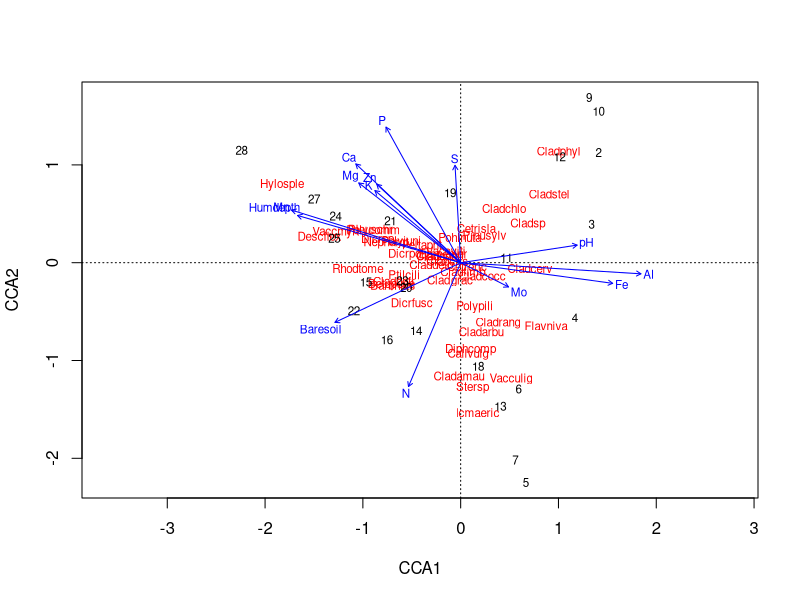
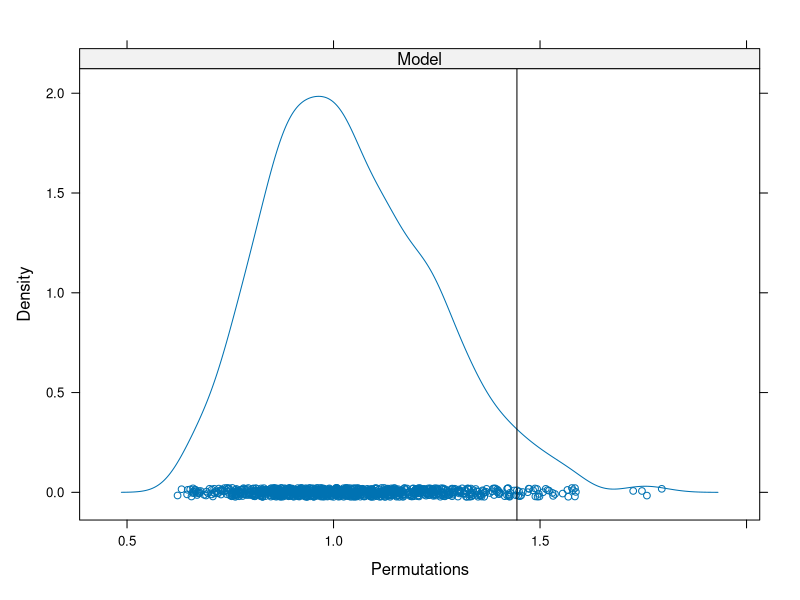
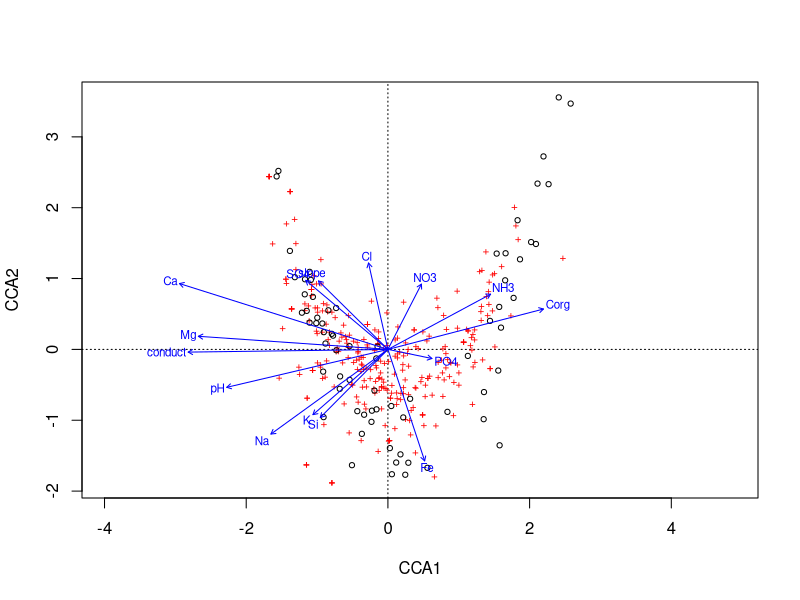
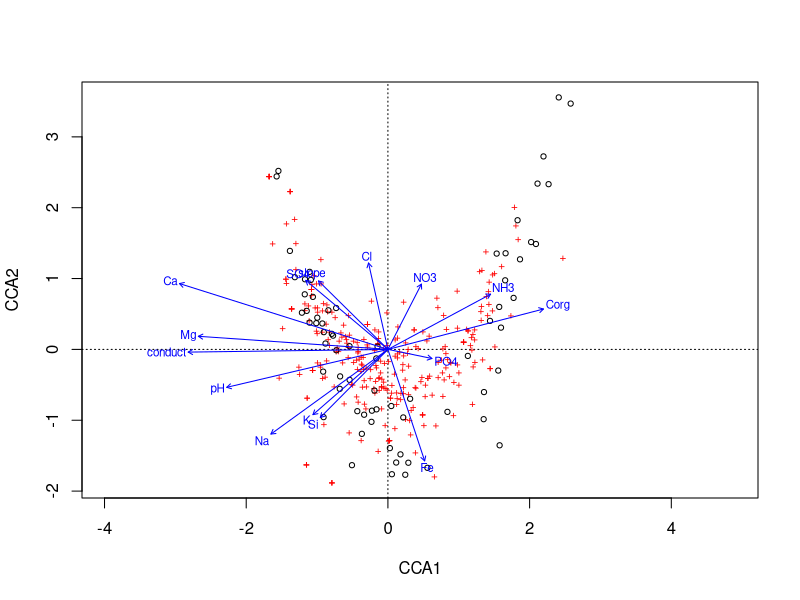
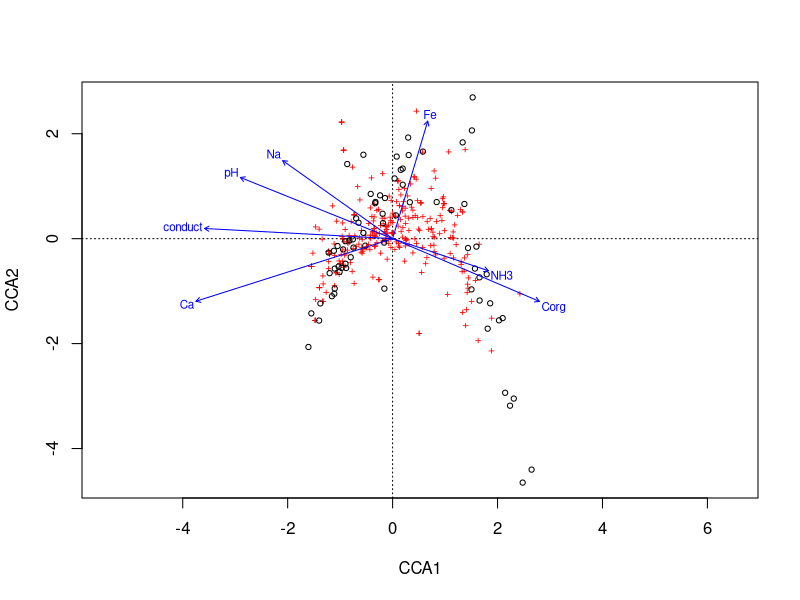
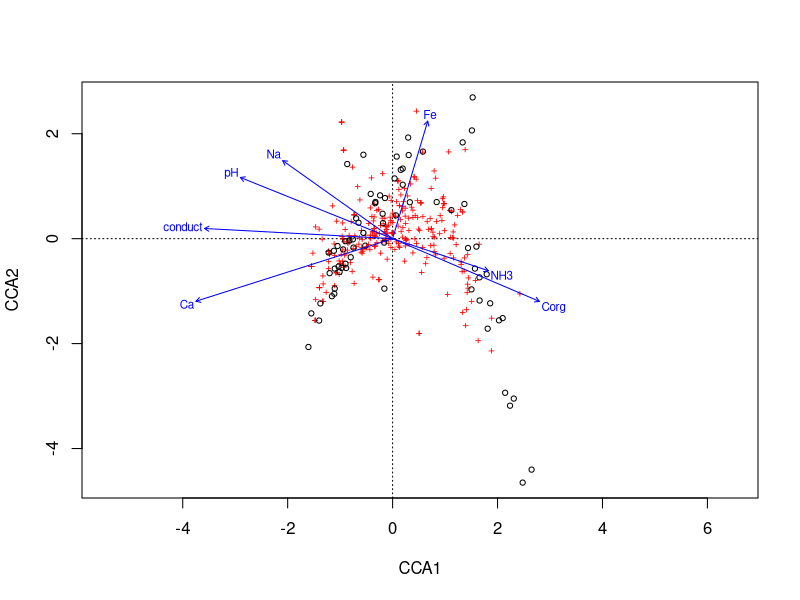
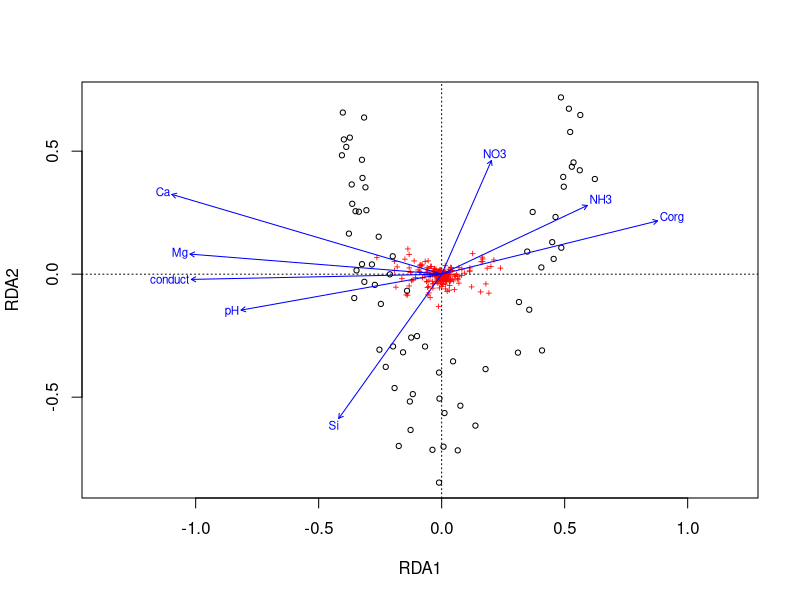
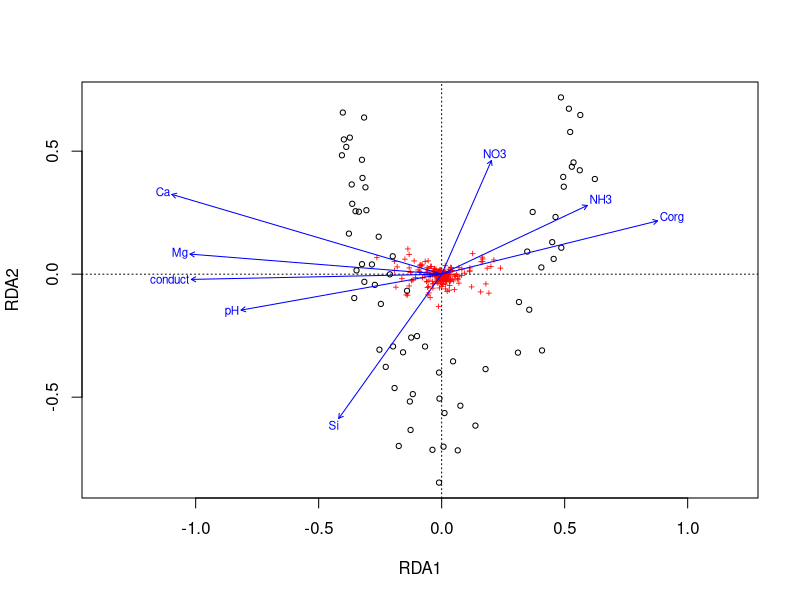

These figures' R source, in order: (Note: this script raises an error after producing the figures.)
## ----setup-options, echo = FALSE, results = "hide", message = FALSE-----------
options(htmltools.dir.version = FALSE)
knitr::opts_chunk$set(cache = TRUE, dev = 'svg', echo = TRUE, message = FALSE, warning = FALSE,
                      fig.height=6, fig.width = 1.777777*6)
library("vegan")
library("ggplot2")
data(varespec)
data(varechem)

## plot defaults
theme_set(theme_minimal(base_size = 16, base_family = 'Fira Sans'))


## ----cca-model----------------------------------------------------------------
cca1 <- cca(varespec ~ ., data = varechem)
cca1


## ----rda-model----------------------------------------------------------------
rda1 <- rda(varespec ~ ., data = varechem)
rda1


## ----eigenvals----------------------------------------------------------------
eigenvals(cca1)


## ----your-turn-fit-cca-1------------------------------------------------------
library("vegan")
data(varechem, varespec)


## ----your-turn-fit-cca-2------------------------------------------------------
mycca1 <- cca(varespec ~ N + P + K, data = varechem)
mycca1


## ----your-turn-fit-cca-3------------------------------------------------------
ev <- eigenvals(mycca1, model = "constrained")
head(ev)
length(ev)


## ----scores-------------------------------------------------------------------
str(scores(cca1, choices = 1:4, display = c("species","sites")), max = 1)
head(scores(cca1, choices = 1:2, display = "sites"))


## ----scaling-example, results = "hide"----------------------------------------
scores(cca1, choices = 1:2, display = "species", scaling = 3)


## ----your-turn-cca-4----------------------------------------------------------
scrs <- scores(mycca1, display = "sites", choices = c(2,3),
               scaling = "sites", hill = TRUE)
head(scrs)


## ----partial-ordination-1-----------------------------------------------------
pcca <- cca(X = varespec,
            Y = varechem[, "Ca", drop = FALSE],
            Z = varechem[, "pH", drop = FALSE])


## ----partial-ordination-2-----------------------------------------------------
pcca <- cca(varespec ~ Ca + Condition(pH), data = varechem) ## easier!


## ----partial-ordination-3-----------------------------------------------------
pcca <- cca(varespec ~ Ca + Condition(pH), data = varechem) ## easier!
pcca


## ----triplot-1, fig.height = 6, fig.width = 6---------------------------------
plot(cca1)


## ----cca-model-build1---------------------------------------------------------
vare.cca <- cca(varespec ~ Al + P*(K + Baresoil), data = varechem)
vare.cca


## ----vif-cca1-----------------------------------------------------------------
vif.cca(cca1)


## ----stepwise-1---------------------------------------------------------------
upr <- cca(varespec ~ ., data = varechem)
lwr <- cca(varespec ~ 1, data = varechem)
set.seed(1)
mods <- ordistep(lwr, scope = formula(upr), trace = 0)


## ----stepwise-cca-------------------------------------------------------------
mods


## ----stepwise-anova-----------------------------------------------------------
mods$anova


## ----stepwise-reverse, results = "hide"---------------------------------------
mods2 <- step(upr, scope = list(lower = formula(lwr), upper = formula(upr)), trace = 0,
              test = "perm")
mods2


## ----stepwise-reverse---------------------------------------------------------
mods2 <- step(upr, scope = list(lower = formula(lwr), upper = formula(upr)), trace = 0,
              test = "perm")
mods2


## ----rsq-cca1-----------------------------------------------------------------
RsquareAdj(cca1)


## ----stopping-rules-----------------------------------------------------------
ordiR2step(lwr, upr, trace = FALSE)


## ----permustats-1, results = "hide"-------------------------------------------
pstat <- permustats(anova(cca1))
summary(pstat)


## ----permustats-1, echo = FALSE-----------------------------------------------
pstat <- permustats(anova(cca1))
summary(pstat)


## ----permustats-2, fig.width = 6, fig.height = 6------------------------------
densityplot(pstat)


## ----cca-anova----------------------------------------------------------------
set.seed(42)
(perm <- anova(cca1))


## ----anova-args---------------------------------------------------------------
args(anova.cca)


## ----anova-by-axis------------------------------------------------------------
set.seed(1)
anova(mods, by = "axis")


## ----anova-by-term------------------------------------------------------------
set.seed(5)
anova(mods, by = "terms")


## ----anova-by-margin----------------------------------------------------------
set.seed(10)
anova(mods, by = "margin")


## ----meadows-setup------------------------------------------------------------
## load vegan
library("vegan")

## load the data
spp <- read.csv("data/meadow-spp.csv", header = TRUE, row.names = 1)
env <- read.csv("data/meadow-env.csv", header = TRUE, row.names = 1)


## ----meadows-cca-full---------------------------------------------------------
m1 <- cca(spp ~ ., data = env)
set.seed(32)
anova(m1)


## ----meadows-cca-full-triplot, fig.show = "hide"------------------------------
plot(m1)


## ----meadows-cca-full-triplot, fig.height = 6, fig.width = 6, echo = FALSE----
plot(m1)


## ----meadows-cca-stepwise-----------------------------------------------------
set.seed(67)
lwr <- cca(spp ~ 1, data = env)
( m2 <- ordistep(lwr, scope = formula(m1), trace = FALSE) )


## ----meadows-cca-reduced-triplot, fig.show = "hide"---------------------------
plot(m2)


## ----meadows-cca-reduced-triplot, fig.height = 6, fig.width = 6, echo = FALSE----
plot(m2)


## ----meadows-cca-anova--------------------------------------------------------
m2$anova


## ----meadows-rda--------------------------------------------------------------
spph <- decostand(spp, method = "hellinger")
m3 <- rda(spph ~ ., data = env)
lwr <- rda(spph ~ 1, data = env)
m4 <- ordistep(lwr, scope = formula(m3),
               trace = FALSE)


## ----meadows-rda-print--------------------------------------------------------
m4


## ----meadows-rda-reduced-triplot, fig.show = "hide"---------------------------
plot(m4)


## ----meadows-rda-reduced-triplot, fig.height = 6, fig.width = 6, echo = FALSE----
plot(m4)


## ----meadows-rda-adjrsquare---------------------------------------------------
m5 <- ordiR2step(lwr, scope = formula(m3), trace = FALSE)
m5$anova


## ----cyclic-shift-figure, echo = FALSE----------------------------------------
knitr::include_graphics("./resources/cyclic-shifts-figure.png")


## ----shuffle-time-series, echo = TRUE-----------------------------------------
shuffle(10, control = how(within = Within(type = "series")))


## ----set-up-toroidal----------------------------------------------------------
set.seed(4)
h <- how(within = Within(type = "grid",
                         ncol = 3, nrow = 3))
perm <- shuffle(9, control = h)
matrix(perm, ncol = 3)


## ----toroidal-shifts-figure, echo = FALSE-------------------------------------
knitr::include_graphics("./resources/Toroidal_coord.png")


## ----cyclic-shift-mirror-figure, echo = FALSE---------------------------------
knitr::include_graphics("./resources/cyclic-shifts-with-mirror-figure.svg")


## -----------------------------------------------------------------------------
plt <- gl(3, 10)
h <- how(within = Within(type = "series"), plots = Plots(strata = plt))


## ----helper-funs--------------------------------------------------------------
args(Within)
args(Plots)


## ----how-args-----------------------------------------------------------------
args(how)


## ----ts-perm-example1---------------------------------------------------------
plt <- gl(3, 10)
h <- how(within = Within(type = "series"),
         plots = Plots(strata = plt))
set.seed(4)
p <- shuffle(30, control = h)
do.call("rbind", split(p, plt)) ## look at perms in context


## ----ts-perm-example2---------------------------------------------------------
plt <- gl(3, 10)
h <- how(within = Within(type = "series", constant = TRUE),
         plots = Plots(strata = plt))
set.seed(4)
p <- shuffle(30, control = h)
do.call("rbind", split(p, plt)) ## look at perms in context


## ----worked-example-devel-1---------------------------------------------------
## load vegan
library("vegan")

## load the data
spp <- read.csv("data/ohraz-spp.csv", header = TRUE, row.names = 1)
env <- read.csv("data/ohraz-env.csv", header = TRUE, row.names = 1)
molinia <- spp[, 1]
spp <- spp[, -1]

## Year as numeric
env <- transform(env, year = as.numeric(as.character(year)))


## ----worked-example-devel-2---------------------------------------------------
c1 <- rda(spp ~ year + year:mowing + year:fertilizer + year:removal + Condition(plotid), data = env)
(h <- how(within = Within(type = "none"), plots = Plots(strata = env$plotid, type = "free")))


## ----worked-example-devel-2a--------------------------------------------------
set.seed(42)
anova(c1, permutations = h, model = "reduced")


## ----worked-example-devel-2b--------------------------------------------------
set.seed(24)
anova(c1, permutations = h, model = "reduced", by = "axis")


## ----load-crayfish------------------------------------------------------------
## load data
crayfish <- head(read.csv("data/crayfish-spp.csv")[, -1], -1)
design <- read.csv("data/crayfish-design.csv", skip = 1)[, -1]

## fixup the names
names(crayfish) <- gsub("\\.", "", names(crayfish))
names(design) <- c("Watershed", "Stream", "Reach", "Run",
                   "Stream.Nested", "ReachNested", "Run.Nested")


## ----crayfish-unconstrained---------------------------------------------------
m.pca <- rda(crayfish)
summary(eigenvals(m.pca))


## ----crayfish-pca-plot, fig.show = "hide", collapse = TRUE--------------------
layout(matrix(1:2, ncol = 2))
biplot(m.pca, type = c("text", "points"), scaling = "species")
set.seed(23)
ev.pca <- envfit(m.pca ~ Watershed, data = design, scaling = "species")
plot(ev.pca, labels = levels(design$Watershed), add = FALSE)
layout(1)


## ----crayfish-pca-plot, fig.show = "hold", out.width = "75%", echo = FALSE, fig.height = 5----
layout(matrix(1:2, ncol = 2))
biplot(m.pca, type = c("text", "points"), scaling = "species")
set.seed(23)
ev.pca <- envfit(m.pca ~ Watershed, data = design, scaling = "species")
plot(ev.pca, labels = levels(design$Watershed), add = FALSE)
layout(1)


## ----crayfish-watershed-------------------------------------------------------
m.ws <- rda(crayfish ~ Watershed, data = design)
m.ws


## ----crayfish-watershed-2-----------------------------------------------------
summary(eigenvals(m.ws, constrained = TRUE))


## ----crayfish-watershed-3-----------------------------------------------------
set.seed(1)
ctrl <- how(nperm = 499, within = Within(type = "none"),
            plots = with(design, Plots(strata = Stream, type = "free")))
(sig.ws <- anova(m.ws, permutations = ctrl))


## ----crayfish-stream----------------------------------------------------------
m.str <- rda(crayfish ~ Stream + Condition(Watershed), data = design)
m.str


## ----crayfish-stream-2--------------------------------------------------------
summary(eigenvals(m.str, constrained = TRUE))


## ----crayfish-stream-3--------------------------------------------------------
set.seed(1)
ctrl <- how(nperm = 499, within = Within(type = "none"),
            plots = with(design, Plots(strata = Reach, type = "free")),
            blocks = with(design, Watershed))
(sig.str <- anova(m.str, permutations = ctrl))


## ----crayfish-reach-----------------------------------------------------------
(m.re <- rda(crayfish ~ Reach + Condition(Stream), data = design))


## ----crayfish-reach-2---------------------------------------------------------
set.seed(1)
ctrl <- how(nperm = 499, within = Within(type = "none"),
            plots = with(design, Plots(strata = Run, type = "free")),
            blocks = with(design, Stream))
(sig.re <- anova(m.re, permutations = ctrl))


## ----crayfish-run-------------------------------------------------------------
(m.run <- rda(crayfish ~ Run + Condition(Reach), data = design))


## ----crayfish-run-2-----------------------------------------------------------
set.seed(1)
ctrl <- how(nperm = 499, within = Within(type = "free"),
            blocks = with(design, Reach))
(sig.run <- anova(m.run, permutations = ctrl))


## ----goodness-----------------------------------------------------------------
head(goodness(mods))


## ----inertcomp----------------------------------------------------------------
head(inertcomp(mods, proportional = TRUE))


## ----spenvcor-----------------------------------------------------------------
spenvcor(mods)


## ----intersetcor--------------------------------------------------------------
intersetcor(mods)

